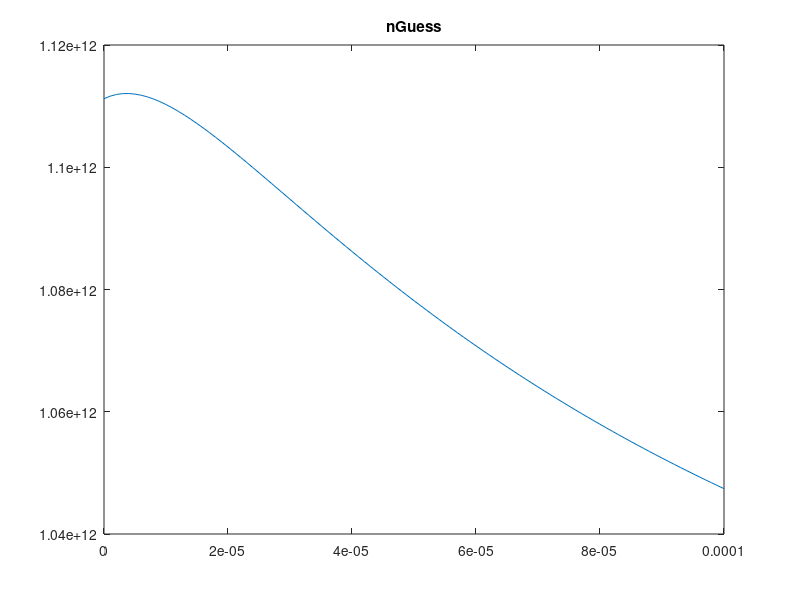
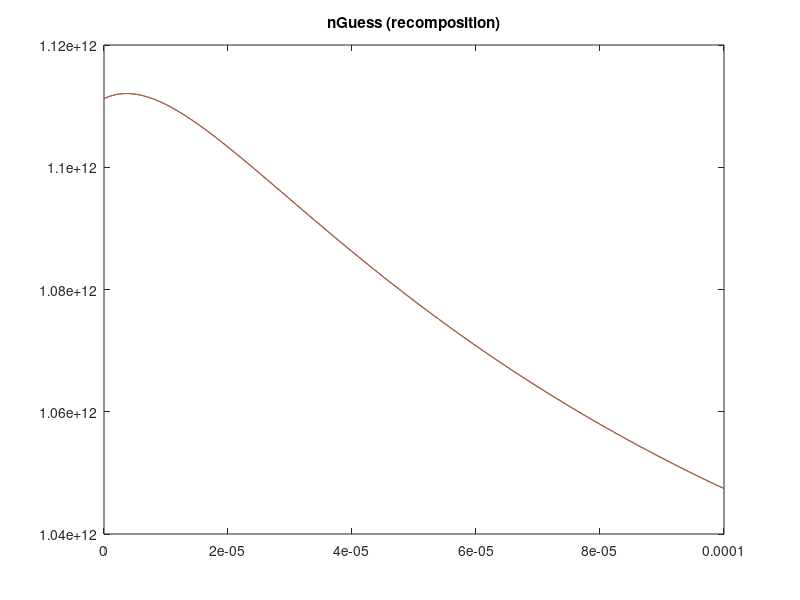
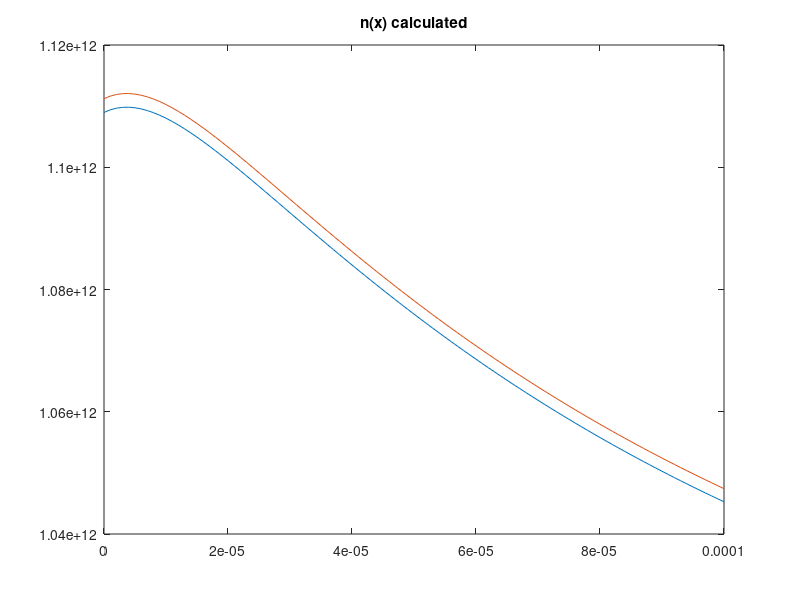

Source code (MATLAB) for these figures, in order: (Note: this script raises an error after producing the figures.)
clear all
close all
t=cputime;
%profile on

%Version 1.0 of actual calculations
%Calculates the approximate solution of a known test function
%Uses numerical integration instead of symbolic integration
%The length of the testing regions can be varied
%The number of intervals can be varied
%The starting point of the testing region can be varied

%Collection of constants which may be useful

chi = 4.07; %(*electron affinity in eV*)
gamma = 5.47;  %(*ionization energy in eV*)
phi = chi + gamma/2; %(*work function in eV*)
Eg = gamma - chi;
ni = 2*10^6; %(*intrinsic carrier concentration in [1/cm^3]*)
me = 9.1*10^-31; %(*mass of electron  in kg*)
meffe = .067*me ;%(*mass in density of states for electrons [1]*)
meffh = .47*me; %(*mass in density of states for holes [1]*)
keV = 8.617*10^-5 ;%(*boltzmann  constant in eV/K*)
ksi = 1.38*10^-23; %(*boltzmann constant in J/K*)
T = 300; %(*Cell temperature in K*)
h = 6.626 * 10^-34;
Ec = -chi;
Ev = -gamma;
e0m = 8.854*10^-12;  %(*permittivity of free space in [s^4 A^2/m^3 kg]*)
e0 = e0m*10^-6; %(*permittivity of free space in [s^4 A^2/cm^3 kg]*)
er = 13.1; %(*permittivity ratio for a given material [1]*)
q = 1.6*10^-19; %(*Fundamental charge in C*)
taun = 10^-9; %(*electron lifetime in s*)
taup = 10^-9;%(*hole lifetime in s*)
mun = 8500; %(*electron mobility in cm^2/V s*)
mup = 400; %(*hole mobility in cm^2/V s*)
Dn = 220; %(*electron diffusivity in cm^2/s*)
Dp = 10; %(*hole diffusivity in cm^2/s*)
Sr = 10^5; %(*recombination velocity (in cm/s)*)
Wn = 10^-4; %(*Lenght of n-type region (in cm)*)
Wp = 10^-4; %(*Length of p-type region (in cm)*)


%Input the start and end points of the testing region and determine its
%length
startPoint = 0;
endPoint = Wn;
totalLength = endPoint-startPoint;

%Set number of intervals to divide domain into
numIntervals = 100;
intervalLength = totalLength/numIntervals;
dx = intervalLength;
maxIterations=1;
% Store node locations
node = startPoint:dx:totalLength;



%Random noise bounds
randLow=1;
randHigh=1;


filepath=strcat('stability test v8/rand',num2str(randLow),'/',num2str(numIntervals),'terms');
mkdir(filepath)

%(*Solar incidence data*)
alphaOpt = 10000; %(*/cm*) (*GaAs*)
Conc = 1;
Lflux = 2.0*10^17; %(*/cm^2 s *) (*photons absorbed by GaAs at 1 sun*)
R = 0.1; %(*reflection coefficient*)
Gop = @(x) alphaOpt*Conc*Lflux*(1 - R)*exp(-alphaOpt*(x));%(*/cm^3*) 


indexp = linspace(startPoint,totalLength+startPoint,numIntervals+1);
indexn = linspace(startPoint,totalLength+startPoint,numIntervals+1);

%Define general basis functions for interval 0 to 1
% Use inline functions; define generic basis functions and derivatives

%Phi function is chosen such that phi_right (f1) has f(0) = 1, f(1)=0, f'(0) = 1,
%f'(1)=0
%Phi function is chosen such that phi_left (f2) has f(0) = 0, f(1)=1, f'(0) = 1,
%f'(1)=0
%f1 = phi_right
%f2 = phi_left
f1 =@(x) (1-3.*(x/dx).^2+ 2.*(x/dx).^3);
f2 =@(x) (3*(x/dx).^2-2*(x/dx).^3); 

f1prime = @(x) (-6/dx^2.*(x) + 6/dx^3.*(x).^2);
f2prime = @(x) (6/dx^2.*(x) - 6/dx^3.*(x).^2);

f1primeprime = @(x) (-6/dx^2 + 12/dx^3.*(x));
f2primeprime = @(x) (6/dx^2 - 12/dx^3.*(x));

%Psi function is chosen such that psi_right (f3) has f'(0) = 1, f'(1)=0, f(0) =
%0, f(1)=0
%Psi function is chosen such that psi_left (f4) has f'(0) = 0, f'(1)=1, f(0) = 0,
%f(1)=0
%f3 = psi_left
%f4 = psi_right
f3 = @(x) ((x/dx)- 2*(x/dx).^2+(x/dx).^3)*dx;
f4 = @(x) (-(x/dx).^2+(x/dx).^3)*dx;


f3prime = @(x) (1/dx - 4/dx^2.*(x) + 3/dx^3.*(x)^2)*dx;
f4prime = @(x) (-2/dx^2.*(x) + 3/dx^3.*(x).^2)*dx;

f3primeprime = @(x) (-4/dx^2 + 6/dx^3.*(x))*dx;
f4primeprime = @(x) (-2/dx^2 + 6/dx^3.*(x))*dx;



%%%%%%%%%%%%%%%%%%%%%%%%%%%%%%%%%%%%%%%%%%%%%%%%%%%%%%%%%%%%%%%%%%%%%%%%%%%%%%
%Set up known n(x) and p(x) distributions
%%%%%%%%%%%%%%%%%%%%%%%%%%%%%%%%%%%%%%%%%%%%%%%%%%%%%%%%%%%%%%%%%%%%%%%%%%%%%%

%Maximum tolerable error in numeric integration steps, can be this large
%due to magnitude of most outputs (10^(large number))
Error = 100;

%Set up initial guess for p(x).  The curve goes has the vague shape of the
%expected output (peak near 0 and vaguely exponential).

%%%%%%%%%%%%%%%%%%%%%%%%%%%%%%%%%%%%%%%%%%%%%%%%%%
%NOTE: If pGuess is change, initial BCs for pGuess must also be changed
%%%%%%%%%%%%%%%%%%%%%%%%%%%%%%%%%%%%%%%%%%%%%%%%%%
p1=-2.4469*10^11;
p2=1.34584*10^12;
p3=-10^9;
gammap1=100000;
gammap2=10000;
gammap3=1;

%Symbolic form of pGuess
pGuess = @(x) p1*exp(-gammap1*x)+p2*exp(-gammap2*x)+p3*exp(-gammap3*x);

n1=-1.79577*10^10;
n2=1.29167*10^11;
n3=10^12;
gamman1=100000;
gamman2=10000;
gamman3=1;

%Symbolic form of nGuess
nGuess = @(x) n1*exp(-gamman1*x)+n2*exp(-gamman2*x)+n3*exp(-gamman3*x);

cn1 = Dn - ksi*T*mun/q;
%cn2 = ksi*T*mun/q *diff(pGuess_syms, x)/pGuess_syms;
%cn3 = ksi*T*mun/q*(diff(pGuess_syms, x,2)/pGuess_syms - (diff(pGuess_syms, x)/pGuess_syms)^2) - 1/taun;

cp1 = ksi*T*mup/q - Dp;
%cp2 = -ksi*T*mup/q*diff(nGuess_syms, x)/nGuess_syms;
%cp3 = ksi*T*mup/q*((diff(nGuess_syms, x)/nGuess_syms)^2 - diff(nGuess_syms, x,2)/nGuess_syms) - 1/taup;

nprime = @(x) -cn1.*(n1*gamman1*exp(-gamman1*x) + n2*gamman2*exp(-gamman2*x) + n3*gamman3*exp(-gamman3*x));

Gopn = @(x) cn1.*(n1*(gamman1*gamman1)*exp(-gamman1*x) + n2*(gamman2*gamman2)*exp(-gamman2*x) + n3*(gamman3*gamman3)*exp(-gamman3*x));

fig2 = figure;
plot(node,nGuess(node)), title('nGuess')
saveas(fig2,strcat(filepath,'/nGuess.jpg'))


%Convert initial guess into form finite element composition
%This will allow it to be usable in later calculations

%Boundary conditions of test function put into form usable for the
%calculations below
 

%%%%%%%%%%%%%%%%%%%%%%%%%%%%%%%%%%%%%%%%%%%%%%%%%%%%%%%%%%%%%%%%%%%%%%%%%%%%
%Calculate composition of n(x) in finite element space
%%%%%%%%%%%%%%%%%%%%%%%%%%%%%%%%%%%%%%%%%%%%%%%%%%%%%%%%%%%%%%%%%%%%%%%%%%
%alpha is boundary conditions term, n'(0)=alpha*n(0)
alpha = nprime(0)/nGuess(0);

%beta is boundary condition term, n'(L) = beta n(L)
beta= nprime(totalLength)/nGuess(totalLength);

massmatrix = sparse(2*(numIntervals+1)-2,2*(numIntervals+1)-2);

massrhs = zeros(2*(numIntervals+1)-2,1);


for k = 1:numIntervals-2
	%%phi_righ*phi_right
	massmatrix(2*k,2*k) = massmatrix(2*k,2*k) + quad(@(x) f1((x-node(k+1))).*f1((x-node(k+1))),node(k+1),node(k+2));

	%% phi_right*phi_left
	massmatrix(2*k,2*(k+1)) = massmatrix(2*k,2*(k+1)) + quad(@(x) f1((x-node(k+1))).*f2((x-node(k+1))),node(k+1),node(k+2));

       
	%% phi_left*phi_right
	massmatrix(2*(k+1),2*(k)) = massmatrix(2*(k+1),2*(k)) + quad(@(x) f2((x-node(k+1))).*f1((x-node(k+1))),node(k+1),node(k+2));

	%% phi_left*phi_left
	massmatrix(2*(k+1),2*(k+1)) = massmatrix(2*(k+1),2*(k+1)) + quad(@(x) f2((x-node(k+1))).*f2((x-node(k+1))),node(k+1),node(k+2)); 

    
    
	%% phi_right*psi_right
	massmatrix(2*k,2*k+1) = massmatrix(2*k,2*k+1) + quad(@(x) f1((x-node(k+1))).*f3((x-node(k+1))),node(k+1),node(k+2));

	%% phi_right*psi_left
	massmatrix(2*k,2*(k+1)+1) = massmatrix(2*k,2*(k+1)+1) + quad(@(x) f1((x-node(k+1))).*f4((x-node(k+1))),node(k+1),node(k+2));

    
    
	%% phi_left*psi_right
	massmatrix(2*(k+1),2*k+1) = massmatrix(2*(k+1),2*k+1) + quad(@(x) f2((x-node(k+1))).*f3((x-node(k+1))),node(k+1),node(k+2));

	%% phi_left*psi_left
	massmatrix(2*(k+1),2*(k+1)+1) = massmatrix(2*(k+1),2*(k+1)+1) + quad(@(x) f2((x-node(k+1))).*f4((x-node(k+1))),node(k+1),node(k+2));

    
    
    %psi_right*phi_right
    massmatrix(2*k+1,2*k) = massmatrix(2*k+1,2*k) + quad(@(x) f3((x-node(k+1))).*f1((x-node(k+1))),node(k+1),node(k+2));
    
    %psi_right*phi_left
    massmatrix(2*k+1,2*(k+1))=massmatrix(2*k+1,2*(k+1)) + quad(@(x) f3((x-node(k+1))).*f2((x-node(k+1))),node(k+1),node(k+2));
    
    
    
    %psi_left*phi_right
    massmatrix(2*(k+1)+1,2*k)=massmatrix(2*(k+1)+1,2*k) + quad(@(x) f4((x-node(k+1))).*f1((x-node(k+1))),node(k+1),node(k+2));
    
    %psi_left*psi_left
    massmatrix(2*(k+1)+1,2*(k+1))=massmatrix(2*(k+1)+1,2*(k+1)) + quad(@(x) f4((x-node(k+1))).*f2((x-node(k+1))),node(k+1),node(k+2));  
    
    
    
	%% psi_right*psi_right
	massmatrix(2*k+1,2*k+1) = massmatrix(2*k+1,2*k+1) + quad(@(x) f3((x-node(k+1))).*f3((x-node(k+1))),node(k+1),node(k+2));

	%% psi_right*psi_left
	massmatrix(2*k+1,2*(k+1)+1) = massmatrix(2*k+1,2*(k+1)+1) + quad(@(x) f3((x-node(k+1))).*f4((x-node(k+1))),node(k+1),node(k+2));

    
    
	%% psi_left*psi_right
	massmatrix(2*(k+1)+1,2*k+1) = massmatrix(2*(k+1)+1,2*k+1) + quad(@(x) f4((x-node(k+1))).*f3((x-node(k+1))),node(k+1),node(k+2));

	%% psi_left*psi_right
	massmatrix(2*(k+1)+1,2*(k+1)+1) = massmatrix(2*(k+1)+1,2*(k+1)+1) + quad(@(x) f4((x-node(k+1))).*f4((x-node(k+1))),node(k+1),node(k+2));

    
    
	%% Phi(k-1) n
	massrhs(2*k) =      massrhs(2*k) +        quad(@(x) f1((x-node(k+1))).*nGuess(x),node(k+1),node(k+2));
	%% Phi(k) n
	massrhs(2*(k+1)) =  massrhs(2*(k+1)) +    quad(@(x) f2((x-node(k+1))).*nGuess(x),node(k+1),node(k+2));
	%% Psi(k-1) n
	massrhs(2*k+1) =    massrhs(2*k+1) +      quad(@(x) f3((x-node(k+1))).*nGuess(x),node(k+1),node(k+2));
	%% Psi(k) n
	massrhs(2*(k+1)+1) = massrhs(2*(k+1)+1) + quad(@(x) f4((x-node(k+1))).*nGuess(x),node(k+1),node(k+2));

end

%Handle 1st interval 'half case'
massmatrix(1,1) = quad(@(x) (f1((x-node(1))) + alpha*f3((x-node(1)))).*(f1((x-node(1))) + alpha*f3((x-node(1)))),node(1),node(1)+dx);
massmatrix(1,2) = quad(@(x) (f1((x-node(1))) + alpha*f3((x-node(1)))).*f2((x-node(1))),node(1),node(1)+dx);
massmatrix(2,1) = quad(@(x) (f1((x-node(1))) + alpha*f3((x-node(1)))).*f2((x-node(1))),node(1),node(1)+dx);
massmatrix(1,3) = quad(@(x) (f1((x-node(1))) + alpha*f3((x-node(1)))).*f4((x-node(1))),node(1),node(1)+dx);
massmatrix(3,1) = quad(@(x) (f1((x-node(1))) + alpha*f3((x-node(1)))).*f4((x-node(1))),node(1),node(1)+dx);

massmatrix(2,2) = massmatrix(2,2) + quad(@(x) f2(x).*f2(x),node(1),node(1)+dx);
massmatrix(2,3) = massmatrix(2,3) + quad(@(x) f2(x).*f4(x),node(1),node(1)+dx);
massmatrix(3,2) = massmatrix(3,2) + quad(@(x) f2(x).*f4(x),node(1),node(1)+dx);
massmatrix(3,3) = massmatrix(3,3) + quad(@(x) f4(x).*f4(x),node(1),node(1)+dx);

massrhs(1) = massrhs(1) + quad(@(x) (f1((x-node(1))) + alpha*f3((x-node(1)))).*nGuess(x),node(1),node(1)+dx);
massrhs(2) = massrhs(2) + quad(@(x) f2((x-node(1))).*nGuess(x),node(1),node(1)+dx);
massrhs(3) = massrhs(3) + quad(@(x) f4((x-node(1))).*nGuess(x),node(1),node(1)+dx);

%Handle last interval 'half case'
last = 2*(numIntervals+1)-2;
massmatrix(last,last) = quad(@(x) (f2((x-node(end)+dx)) + beta*f4((x-node(end)+dx))).*(f2((x-node(end)+dx)) + beta*f4((x-node(end)+dx))),node(end)-dx,node(end));
massmatrix(last,last-2) = quad(@(x) (f2((x-node(end)+dx)) + beta*f4((x-node(end)+dx))).*f1((x-node(end)+dx)),node(end)-dx,node(end));
massmatrix(last-2,last) = quad(@(x) (f2((x-node(end)+dx)) + beta*f4((x-node(end)+dx))).*f1((x-node(end)+dx)),node(end)-dx,node(end));

massmatrix(last,last-1) = quad(@(x) (f2((x-node(end)+dx)) + beta*f4((x-node(end)+dx))).*f3((x-node(end)+dx)),node(end)-dx,node(end));
massmatrix(last-1,last) = quad(@(x) (f2((x-node(end)+dx)) + beta*f4((x-node(end)+dx))).*f3((x-node(end)+dx)),node(end)-dx,node(end));

massmatrix(last-2,last-2) = massmatrix(last-2,last-2) + quad(@(x) f1((x-node(end)+dx)).*f1((x-node(end)+dx)),node(end)-dx,node(end));
massmatrix(last-2,last-1) = massmatrix(last-2,last-1) + quad(@(x) f1((x-node(end)+dx)).*f3((x-node(end)+dx)),node(end)-dx,node(end));
massmatrix(last-1,last-2) = massmatrix(last-1,last-2) + quad(@(x) f1((x-node(end)+dx)).*f3((x-node(end)+dx)),node(end)-dx,node(end));
massmatrix(last-1,last-1) = massmatrix(last-1,last-1) + quad(@(x) f3((x-node(end)+dx)).*f3((x-node(end)+dx)),node(end)-dx,node(end));

massrhs(last) = massrhs(last)+ quad(@(x) (f2((x-node(end)+dx)) + beta*f4((x-node(end)+dx))).*nGuess(x),node(end)-dx,node(end));

massrhs(last-2) = massrhs(last-2) + quad(@(x) f1((x-node(end)+dx)).*nGuess(x),node(end)-dx,node(end));
massrhs(last-1) = massrhs(last-1) + quad(@(x) f3((x-node(end)+dx)).*nGuess(x),node(end)-dx,node(end));



%%%%%%%%%%%%%%%%%%%%%%%%%%%%%%%%%%%%%%%%%%%%%%%%%%%%%%%%%%%%%%%%%%%%%%%
%Perform final calcs
%%%%%%%%%%%%%%%%%%%%%%%%%%%%%%%%%%%%%%%%%%%%%%%%%%%%%%%%%%%%%%%%%%%%%%%%%

%Solve simultaneous equations for basis function coefficients
Coeffsn = massmatrix\massrhs;


%Collect Cj's in an array for display purposes
Cnjs = zeros(1,numIntervals+1);
Dnjs = zeros(1,numIntervals+1);

for index=2:length(Cnjs)-1
   Cnjs(1,index) = Coeffsn(2*index-2);
   Dnjs(1,index) = Coeffsn(2*index-1);
end

%%%%%%%%%%%%%%%%%%%%%%%%%%%%%%%%%%%%%%%%%%%%
%Add in BC values omitted from calcs
%%%%%%%%%%%%%%%%%%%%%%%%%%%%%%%%%%%%%%%%%%%%%
Cnjs(1,1) = Coeffsn(1);
Dnjs(1,1) = alpha*Coeffsn(1);
Cnjs(1,numIntervals+1) = Coeffsn(length(Coeffsn));
Dnjs(1,numIntervals+1) = beta*Coeffsn(length(Coeffsn));


InitialCnjs = Cnjs;
InitialDnjs = Dnjs;

fig4 = figure;
plot(indexn,Cnjs,node,nGuess(node)),title('nGuess (recomposition)');
saveas(fig4,strcat(filepath,'/nGuess_recomposition.jpg'))


%%%%%%%%%%%%%%%%%%%%%%%%%%%%%%%%%%%%%%%%%%%%%%%%%%%%%%%%%%%%%%%%%%%%%%%%%%%%%%
%General BCs for calculated solutions
%%%%%%%%%%%%%%%%%%%%%%%%%%%%%%%%%%%%%%%%%%%%%%%%%%%%%%%%%%%%%%%%%%%%%%%%%%%%%%

%alpha is boundary conditions term, n'(0)=alpha*n(0)
alphan = Sr/Dn;

%beta is boundary condition term, n'(L) = beta n(L)
betan = -Sr/Dn;

%alpha is boundary conditions term, p'(0)=alpha*p(0)
alphap = Sr/Dp;
%beta is boundary condition term, p'(L) = beta p(L)
betap = -Sr/Dp;

%pGuess = matlabFunction(pGuess_syms);
%%%%%%%%%%%%%%%%%%%%%%%%%%%%%%%%%%%%%%%%%%%%%%%%%%%%%%%%%%%%%%%%%%%%%%%%%%%%%%%
%End BCs
%%%%%%%%%%%%%%%%%%%%%%%%%%%%%%%%%%%%%%%%%%%%%%%%%%%%%%%%%%%%%%%%%%%%%%%%%%%%%%%
 
%%%%%%%%%%%%%%%%%%%%%%%%%%%%%%%%%%%%%%%%%%%%%%%%%%%%%%%%%%%%%%%%%%%%%%%%%%%%%%%
%Calculates for RHS of equation (forcing function times test functions)
%This calculation is performed outside the iterative loop, as it will not
%change over the course of changing p(x), n(x)
%%%%%%%%%%%%%%%%%%%%%%%%%%%%%%%%%%%%%%%%%%%%%%%%%%%%%%%%%%%%%%%%%%%%%%%%%%%%%%%

    
RHS = Gopn;

%Generate matrix of test functions against RHS of equation
rhs_matrix = zeros(2*(numIntervals+1)-2,1);

for k = 1:numIntervals-2
   	%% Phi(k-1) n
	rhs_matrix(2*k) =      rhs_matrix(2*k) +        quad(@(x) f1((x-node(k+1))).*RHS(x),node(k+1),node(k+2));
	%% Phi(k) n
	rhs_matrix(2*(k+1)) =  rhs_matrix(2*(k+1)) +    quad(@(x) f2((x-node(k+1))).*RHS(x),node(k+1),node(k+2));
	%% Psi(k-1) n
	rhs_matrix(2*k+1) =    rhs_matrix(2*k+1) +      quad(@(x) f3((x-node(k+1))).*RHS(x),node(k+1),node(k+2));
	%% Psi(k) n
	rhs_matrix(2*(k+1)+1) = rhs_matrix(2*(k+1)+1) + quad(@(x) f4((x-node(k+1))).*RHS(x),node(k+1),node(k+2));
    
end

rhs_matrix(1) = rhs_matrix(1) + quad(@(x) (f1((x-node(1))) + alphan*f3((x-node(1)))).*RHS(x),node(1),node(1)+dx);
rhs_matrix(2) = rhs_matrix(2) + quad(@(x) f2((x-node(1))).*RHS(x),node(1),node(1)+dx);
rhs_matrix(3) = rhs_matrix(3) + quad(@(x) f4((x-node(1))).*RHS(x),node(1),node(1)+dx);


rhs_matrix(last) = rhs_matrix(last) + quad(@(x) (f2((x-node(end)+dx)) + betan*f4((x-node(end)+dx))).*RHS(x),node(end)-dx,node(end));
rhs_matrix(last-2) = rhs_matrix(last-2) + quad(@(x) f1((x-node(end)+dx)).*RHS(x),node(end)-dx,node(end));
rhs_matrix(last-1) = rhs_matrix(last-1) + quad(@(x) f3((x-node(end)+dx)).*RHS(x),node(end)-dx,node(end));
 
RHSOutn =rhs_matrix;




%%%%%%%%%%%%%%%%%%%%%%%%%%%%%%%%%%%%%%%%%%%%%%%%%%%%%%%%%%%%%%%%%%%%%%%%%%%%%%%
%End RHS calculations
%%%%%%%%%%%%%%%%%%%%%%%%%%%%%%%%%%%%%%%%%%%%%%%%%%%%%%%%%%%%%%%%%%%%%%%%%%%%%%%

% %%%%%%%%%%%%%%%%%%%%%%%%%%%%%%%%%%%%%%%%%%%%%%%%%%%%%%%%%%%%%%%%%%%%%%%%%%%%%%
% %Fill matrix associated with n''(x) term
% %Performed outside iterative loop because this term is not influenced by
% %p(x) or n(x).  Should not change over calculations.
% %%%%%%%%%%%%%%%%%%%%%%%%%%%%%%%%%%%%%%%%%%%%%%%%%%%%%%%%%%%%%%%%%%%%%%%%%%%%%%
% %Front end coefficient of n''(x) term
    Cn1=Dn - ksi*T*mun/q;

matrix1 = sparse(2*(numIntervals+1)-2,2*(numIntervals+1)-2);


for k = 1:numIntervals-2
	%%phi_righ*phi_right
	matrix1(2*k,2*k) = matrix1(2*k,2*k) + quad(@(x) f1primeprime((x-node(k+1))).*f1((x-node(k+1))),node(k+1),node(k+2));

	%% phi_right*phi_left
	matrix1(2*k,2*(k+1)) = matrix1(2*k,2*(k+1)) + quad(@(x) f1primeprime((x-node(k+1))).*f2((x-node(k+1))),node(k+1),node(k+2));

       
	%% phi_left*phi_right
	matrix1(2*(k+1),2*(k)) = matrix1(2*(k+1),2*(k)) + quad(@(x) f2primeprime((x-node(k+1))).*f1((x-node(k+1))),node(k+1),node(k+2));

	%% phi_left*phi_left
	matrix1(2*(k+1),2*(k+1)) = matrix1(2*(k+1),2*(k+1)) + quad(@(x) f2primeprime((x-node(k+1))).*f2((x-node(k+1))),node(k+1),node(k+2)); 

    
    
	%% phi_right*psi_right
	matrix1(2*k,2*k+1) = matrix1(2*k,2*k+1) + quad(@(x) f1primeprime((x-node(k+1))).*f3((x-node(k+1))),node(k+1),node(k+2));%

	%% phi_right*psi_left
	matrix1(2*k,2*(k+1)+1) = matrix1(2*k,2*(k+1)+1) + quad(@(x) f1primeprime((x-node(k+1))).*f4((x-node(k+1))),node(k+1),node(k+2));

    
    
	%% phi_left*psi_right
	matrix1(2*(k+1),2*k+1) = matrix1(2*(k+1),2*k+1) + quad(@(x) f2primeprime((x-node(k+1))).*f3((x-node(k+1))),node(k+1),node(k+2));

	%% phi_left*psi_left
	matrix1(2*(k+1),2*(k+1)+1) = matrix1(2*(k+1),2*(k+1)+1) + quad(@(x) f2primeprime((x-node(k+1))).*f4((x-node(k+1))),node(k+1),node(k+2));%

    
    
    %psi_right*phi_right
    matrix1(2*k+1,2*k) = matrix1(2*k+1,2*k) + quad(@(x)  f3primeprime((x-node(k+1))).*f1((x-node(k+1))),node(k+1),node(k+2));%
    
    %psi_right*phi_left
    matrix1(2*k+1,2*(k+1))=matrix1(2*k+1,2*(k+1)) + quad(@(x) f3primeprime((x-node(k+1))).*f2((x-node(k+1))),node(k+1),node(k+2));
    
    
    
    %psi_left*phi_right
    matrix1(2*(k+1)+1,2*k)=matrix1(2*(k+1)+1,2*k) + quad(@(x) f4primeprime((x-node(k+1))).*f1((x-node(k+1))),node(k+1),node(k+2));
    
    %psi_left*psi_left
    matrix1(2*(k+1)+1,2*(k+1))=matrix1(2*(k+1)+1,2*(k+1)) + quad(@(x) f4primeprime((x-node(k+1))).*f2((x-node(k+1))),node(k+1),node(k+2));  %
    
    
    
	%% psi_right*psi_right
	matrix1(2*k+1,2*k+1) = matrix1(2*k+1,2*k+1) + quad(@(x) f3primeprime((x-node(k+1))).*f3((x-node(k+1))),node(k+1),node(k+2));

	%% psi_right*psi_left
	matrix1(2*k+1,2*(k+1)+1) = matrix1(2*k+1,2*(k+1)+1) + quad(@(x) f3primeprime((x-node(k+1))).*f4((x-node(k+1))),node(k+1),node(k+2));

    
    
	%% psi_left*psi_right
	matrix1(2*(k+1)+1,2*k+1) = matrix1(2*(k+1)+1,2*k+1) + quad(@(x) f4primeprime((x-node(k+1))).*f3((x-node(k+1))),node(k+1),node(k+2));

	%% psi_left*psi_right
	matrix1(2*(k+1)+1,2*(k+1)+1) = matrix1(2*(k+1)+1,2*(k+1)+1) + quad(@(x) f4primeprime((x-node(k+1))).*f4((x-node(k+1))),node(k+1),node(k+2));
end

%Handle 1st interval 'half case'
matrix1(1,1) = quad(@(x) (f1primeprime((x-node(1))) + alphan*f3primeprime((x-node(1)))).*(f1((x-node(1))) + alphan*f3((x-node(1)))),node(1),node(1)+dx);
matrix1(1,2) = quad(@(x) (f1primeprime((x-node(1))) + alphan*f3primeprime((x-node(1)))).*f2((x-node(1))),node(1),node(1)+dx);
matrix1(1,3) = quad(@(x) (f1primeprime((x-node(1))) + alphan*f3primeprime((x-node(1)))).*f4((x-node(1))),node(1),node(1)+dx);
matrix1(2,1) = quad(@(x) (f1((x-node(1))) + alphan*f3((x-node(1)))).*f2primeprime((x-node(1))),node(1),node(1)+dx);
matrix1(3,1) = quad(@(x) (f1((x-node(1))) + alphan*f3((x-node(1)))).*f4primeprime((x-node(1))),node(1),node(1)+dx);

matrix1(2,2) = matrix1(2,2) + quad(@(x) f2primeprime(x).*f2(x),node(1),node(1)+dx);
matrix1(2,3) = matrix1(2,3) + quad(@(x) f2primeprime(x).*f4(x),node(1),node(1)+dx);
matrix1(3,2) = matrix1(3,2) + quad(@(x) f2(x).*f4primeprime(x),node(1),node(1)+dx);
matrix1(3,3) = matrix1(3,3) + quad(@(x) f4primeprime(x).*f4(x),node(1),node(1)+dx);

%Handle last interval 'half case'
matrix1(last,last) =   quad(@(x) (f2primeprime((x-node(end)+dx)) + betan*f4primeprime((x-node(end)+dx))).*(f2((x-node(end)+dx)) + betan*f4((x-node(end)+dx))),node(end)-dx,node(end));
matrix1(last,last-2) = quad(@(x) (f2primeprime((x-node(end)+dx)) + betan*f4primeprime((x-node(end)+dx))).*f1((x-node(end)+dx)),node(end)-dx,node(end));
matrix1(last,last-1) = quad(@(x) (f2primeprime((x-node(end)+dx)) + betan*f4primeprime((x-node(end)+dx))).*f3((x-node(end)+dx)),node(end)-dx,node(end));
matrix1(last-2,last) = quad(@(x) (f2((x-node(end)+dx)) + betan*f4((x-node(end)+dx))).*f1primeprime((x-node(end)+dx)),node(end)-dx,node(end));
matrix1(last-1,last) = quad(@(x) (f2((x-node(end)+dx)) + betan*f4((x-node(end)+dx))).*f3primeprime((x-node(end)+dx)),node(end)-dx,node(end));

matrix1(last-2,last-2) = matrix1(last-2,last-2) + quad(@(x) f1((x-node(end)+dx)).*f1primeprime((x-node(end)+dx)),node(end)-dx,node(end));
matrix1(last-2,last-1) = matrix1(last-2,last-1) + quad(@(x) f1primeprime((x-node(end)+dx)).*f3((x-node(end)+dx)),node(end)-dx,node(end));
matrix1(last-1,last-2) = matrix1(last-1,last-2) + quad(@(x) f1((x-node(end)+dx)).*f3primeprime((x-node(end)+dx)),node(end)-dx,node(end));
matrix1(last-1,last-1) = matrix1(last-1,last-1) + quad(@(x) f3((x-node(end)+dx)).*f3primeprime((x-node(end)+dx)),node(end)-dx,node(end));   

    Matrix1Finaln = Cn1*matrix1;
% %%%%%%%%%%%%%%%%%%%%%%%%%%%%%%%%%%%%%%%%%%%%%%%%%%%%%%%%%%%%%%%%%%%%%%%%%%%%%%%%
% %End matrix of n''(x) term
% %%%%%%%%%%%%%%%%%%%%%%%%%%%%%%%%%%%%%%%%%%%%%%%%%%%%%%%%%%%%%%%%%%%%%%%%%%%%%%%%
 

%%%%%%%%%%%%%%%%%%%%%%%%%%%%%%%%%%%%%%%%%%%%%%%%%%%%%%%%%%%%%%%%%%
%Vestiges from more expansive versions of code
%Output matrices from these sections should empty
%%%%%%%%%%%%%%%%%%%%%%%%%%%%%%%%%%%%%%%%%%%%%%%%%%%%%%%%%%%%%

iterationCount=1;


%%%%%%%%%%%%%%%%%%%%%%%%%%%%%%%%%%%%%%%%%%%%%%%%%%%%%%%%%%%%%%%%%%%%%%%%%%%%%%%%
%Fill matrix associated with n'(x) term
%%%%%%%%%%%%%%%%%%%%%%%%%%%%%%%%%%%%%%%%%%%%%%%%%%%%%%%%%%%%%%%%%%%%%%%%%%%%%%%%

%Front end coefficient for this matrix.  DOES NOT INCLUDE CONTRIBUTION FROM
%p(x) DISTRIBUTION.
     Cn2 = ksi*T*mun/q;

     matrix2 = zeros(2*(numIntervals+1)-2,2*(numIntervals+1)-2);

  Matrix2Finaln = Cn2*matrix2;
% %%%%%%%%%%%%%%%%%%%%%%%%%%%%%%%%%%%%%%%%%%%%%%%%%%%%%%%%%%%%%%%%%%%%%%%%%%%%%%%%
% %End matrix of n'(x) term
% %%%%%%%%%%%%%%%%%%%%%%%%%%%%%%%%%%%%%%%%%%%%%%%%%%%%%%%%%%%%%%%%%%%%%%%%%%%%%%%%
% 
% 
% 
% 
% 
% %%%%%%%%%%%%%%%%%%%%%%%%%%%%%%%%%%%%%%%%%%%%%%%%%%%%%%%%%%%%%%%%%%%%%%%%%%%%%%%%
% %Fill matrix associated with n(x) term
% %%%%%%%%%%%%%%%%%%%%%%%%%%%%%%%%%%%%%%%%%%%%%%%%%%%%%%%%%%%%%%%%%%%%%%%%%%%%%%%%
% 
matrix3 = zeros(2*(numIntervals+1)-2,2*(numIntervals+1)-2);

Matrix3Finaln = matrix3;
% %%%%%%%%%%%%%%%%%%%%%%%%%%%%%%%%%%%%%%%%%%%%%%%%%%%%%%%%%%%%%%%%%%%%%%%%%%%%%%%%
% %End matrix of n(x) term
% %%%%%%%%%%%%%%%%%%%%%%%%%%%%%%%%%%%%%%%%%%%%%%%%%%%%%%%%%%%%%%%%%%%%%%%%%%%%%%%%
% 
%Combine expressions from each portion for total matrix of LHS
LHSn = Matrix1Finaln +Matrix2Finaln +Matrix3Finaln;



%Solve simultaneous equations for basis function coefficients
Coeffsn = LHSn\RHSOutn;

%Collect Cj's in an array for display purposes
Cnjs = zeros(1,numIntervals+1);
Dnjs = zeros(1,numIntervals+1);

for index=2:length(Cnjs)-1
   Cnjs(1,index) = Coeffsn(2*index-2);
   Dnjs(1,index) = Coeffsn(2*index-1);
end

%%%%%%%%%%%%%%%%%%%%%%%%%%%%%%%%%%%%%%%%%%%%
%Add in BC values omitted from calcs
%%%%%%%%%%%%%%%%%%%%%%%%%%%%%%%%%%%%%%%%%%%%%
Cnjs(1,1) = Coeffsn(1);
Dnjs(1,1) = alphan*Coeffsn(1);
Cnjs(1,numIntervals+1) = Coeffsn(length(Coeffsn));
Dnjs(1,numIntervals+1) = betan*Coeffsn(length(Coeffsn));


fig4 = figure;
plot(indexn,Cnjs,indexn,nGuess(indexn));title('n(x) calculated');
saveas(fig4,strcat(filepath,'/n_calculated_iteration',num2str(iterationCount),'.jpg'))

% fig6 = figure;
% plot(indexn,Dnjs,indexn,subs(diff(nGuess,x,1),x,indexn)),title('nprime calculated');
% saveas(fig6,strcat(filepath,'/nprime_calculated_iteration',num2str(iterationCount),'.jpg'))


 save(strcat(filepath,'/','iteration',num2str(iterationCount),'.mat'))


%Displays runtime of m-file
time = cputime-t

fig10 = figure;
plot_together(InitialCnjs-Cnjs,InitialDnjs-Dnjs,totalLength,numIntervals);
saveas(fig10,strcat(filepath,'/plot_together_iteration',num2str(iterationCount),'.jpg'))
%Store variable values to be used later
save(strcat(filepath,'/',num2str(numIntervals),'terms.mat'))